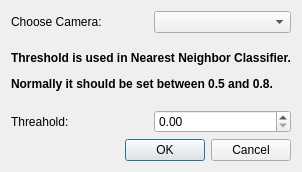
<?xml version="1.0" encoding="UTF-8"?>
<ui version="4.0">
 <class>ConfigDialog</class>
 <widget class="QDialog" name="ConfigDialog">
  <property name="geometry">
   <rect>
    <x>0</x>
    <y>0</y>
    <width>296</width>
    <height>172</height>
   </rect>
  </property>
  <property name="windowTitle">
   <string>Configuration</string>
  </property>
  <layout class="QVBoxLayout" name="verticalLayout">
   <item>
    <layout class="QHBoxLayout" name="horizontalLayout_2">
     <item>
      <widget class="QLabel" name="camLabel">
       <property name="text">
        <string>Choose Camera:</string>
       </property>
      </widget>
     </item>
     <item>
      <widget class="QComboBox" name="camCombBox"/>
     </item>
    </layout>
   </item>
   <item>
    <widget class="QLabel" name="commentLabel">
     <property name="text">
      <string>&lt;html&gt;&lt;head/&gt;&lt;body&gt;&lt;p&gt;&lt;span style=&quot; font-weight:600;&quot;&gt;Threshold is used in Nearest Neighbor Classifier.&lt;/span&gt;&lt;/p&gt;&lt;p&gt;&lt;span style=&quot; font-weight:600;&quot;&gt;Normally it should be set between 0.5 and 0.8.&lt;/span&gt;&lt;/p&gt;&lt;/body&gt;&lt;/html&gt;</string>
     </property>
    </widget>
   </item>
   <item>
    <layout class="QHBoxLayout" name="horizontalLayout">
     <item>
      <widget class="QLabel" name="thresLabel">
       <property name="text">
        <string>Threahold:</string>
       </property>
      </widget>
     </item>
     <item>
      <widget class="QDoubleSpinBox" name="thresDoubleSpinBox"/>
     </item>
    </layout>
   </item>
   <item>
    <widget class="QDialogButtonBox" name="buttonBox">
     <property name="orientation">
      <enum>Qt::Horizontal</enum>
     </property>
     <property name="standardButtons">
      <set>QDialogButtonBox::Cancel|QDialogButtonBox::Ok</set>
     </property>
    </widget>
   </item>
  </layout>
 </widget>
 <resources/>
 <connections>
  <connection>
   <sender>buttonBox</sender>
   <signal>accepted()</signal>
   <receiver>ConfigDialog</receiver>
   <slot>accept()</slot>
   <hints>
    <hint type="sourcelabel">
     <x>248</x>
     <y>254</y>
    </hint>
    <hint type="destinationlabel">
     <x>157</x>
     <y>274</y>
    </hint>
   </hints>
  </connection>
  <connection>
   <sender>buttonBox</sender>
   <signal>rejected()</signal>
   <receiver>ConfigDialog</receiver>
   <slot>reject()</slot>
   <hints>
    <hint type="sourcelabel">
     <x>316</x>
     <y>260</y>
    </hint>
    <hint type="destinationlabel">
     <x>286</x>
     <y>274</y>
    </hint>
   </hints>
  </connection>
 </connections>
</ui>
